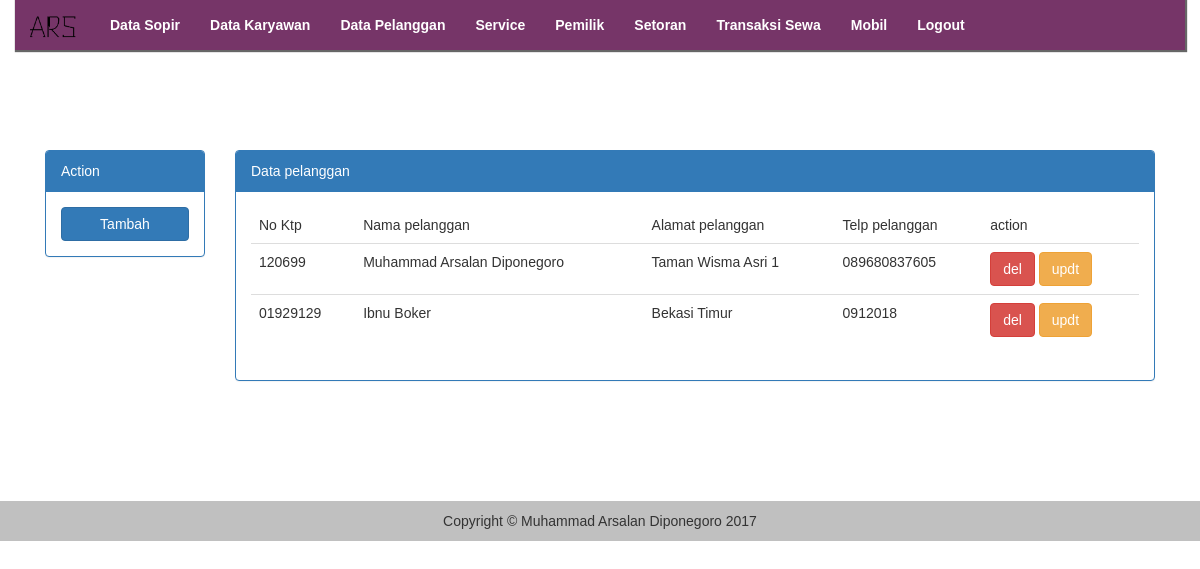
Page /index.php?page=data/pelanggan (signed in) on the committed database.
### tables this page shows
CREATE TABLE `tb_pelanggan` (
  `NoKtp` varchar(32) NOT NULL,
  `NamaPel` varchar(255) NOT NULL,
  `AlamatPel` text NOT NULL,
  `TelpPel` varchar(255) NOT NULL
);

CREATE TABLE `tb_transaksi_sewa` (
  `NoTransaksi` varchar(32) NOT NULL,
  `NoKtp` varchar(255) NOT NULL,
  `NoPlat` varchar(225) NOT NULL,
  `nik` varchar(255) NOT NULL,
  `IDSopir` varchar(225) NOT NULL,
  `TglPesan` date NOT NULL,
  `TglPinjam` date NOT NULL,
  `JamPinjam` time NOT NULL,
  `TglKembaliRencana` date NOT NULL,
  `JamKembaliRencana` time NOT NULL,
  `TglKembaliRealisasi` date NOT NULL,
  `JamKembaliReal` time NOT NULL,
  `Denda` int(11) NOT NULL,
  `KiloMeterPinjam` int(11) NOT NULL,
  `KiloMeterKembali` int(11) NOT NULL,
  `BBMPinjam` int(11) NOT NULL,
  `BBMKembali` int(11) NOT NULL,
  `KondisiMobilPinjam` text NOT NULL,
  `KondisiMobilKembali` text NOT NULL,
  `Kerusakan` text NOT NULL,
  `BiayaKerusakan` int(11) NOT NULL,
  `BiayaBBM` int(11) NOT NULL
);

### system/action/action.pelanggan.php (called while the page is built, shortened)
<?php
class pelanggan
{
	protected $db;
	function __construct($db)
	{
		$this->db = $db;
	}
		function fetch()
		{
			$sql = "SELECT tb_pelanggan.* , tb_transaksi_sewa.*
					FROM tb_pelanggan
					INNER JOIN tb_transaksi_sewa ON tb_pelanggan.NoKtp = tb_transaksi_sewa.NoKtp
					ORDER BY tb_transaksi_sewa.TglPesan";
			$x = $this->db -> prepare($sql);
			$x -> execute();
			$j = $x -> fetchAll();
			return $j;
		}
}

### app/page/data/pelanggan/index.php (the view, shortened to what this page needs)
<?php
	$fetch = new pelanggan($db);
	$fS = $fetch -> fetch();
?>
<div class="container">
	<div class="row">
	<div class="col-md-12 data-sopir-view">
		<div class="col-md-2">
			<div class="panel panel-primary">
				<div class="panel-heading">
					Action
				</div>
				<div class="panel-body">
						<tr>
							<td><button class="btn btn-block btn-primary" onclick="popupView()">Tambah</button></td>
						</tr>
				</div>
			</div>
		</div>
		<div class="col-md-10">
			<div class="panel panel-primary">
				<div class="panel-heading">
					Data pelanggan
				</div>
				<div class="panel-body">
					<table class="table">
						<thead>
							<td>No Ktp</td>
							<td>Nama pelanggan</td>
							<td>Alamat pelanggan</td>
							<td>Telp pelanggan</td>
							<td>action</td>
						</thead>
						<tbody>
							<?php foreach($fS as $data){ ?>
							<tr>
								<td><?php echo $data['NoKtp']  ?></td>
								<td><?php echo $data['NamaPel']  ?></td>
								<td><?php echo $data['AlamatPel']  ?></td>
								<td><?php echo $data['TelpPel']  ?></td>
								<td><a href="index.php?action=HapusPelanggan&i=<?php echo base64_encode($data['NoKtp']) ?>"><button class="btn btn-danger">del</button></a> <button class="btn btn-warning" onclick="EditSopir('<?php echo $data['NoKtp']?>','<?php echo $data['NamaPel']?>','<?php echo $data['AlamatPel']?>','<?php echo $data['TelpPel'] ?>')">updt</button></td>
							</tr>
							<?php }?>
						</tbody>
					</table>
				</div>
			</div>
		</div>
	</div>
	</div>
</div>

### app/resources/css/main.css (style rules this page uses)
body { background: #fff; font-family: sans-serif; }
.data-sopir-view { margin: 100px auto; }

### rows in the picture
tb_pelanggan: tb_transaksi_sewa.NoKtp "120699", NamaPel "Muhammad Arsalan Diponegoro", AlamatPel "Taman Wisma Asri 1", TelpPel "089680837605"
tb_pelanggan: tb_transaksi_sewa.NoKtp "01929129", NamaPel "Ibnu Boker", AlamatPel "Bekasi Timur", TelpPel "0912018"
